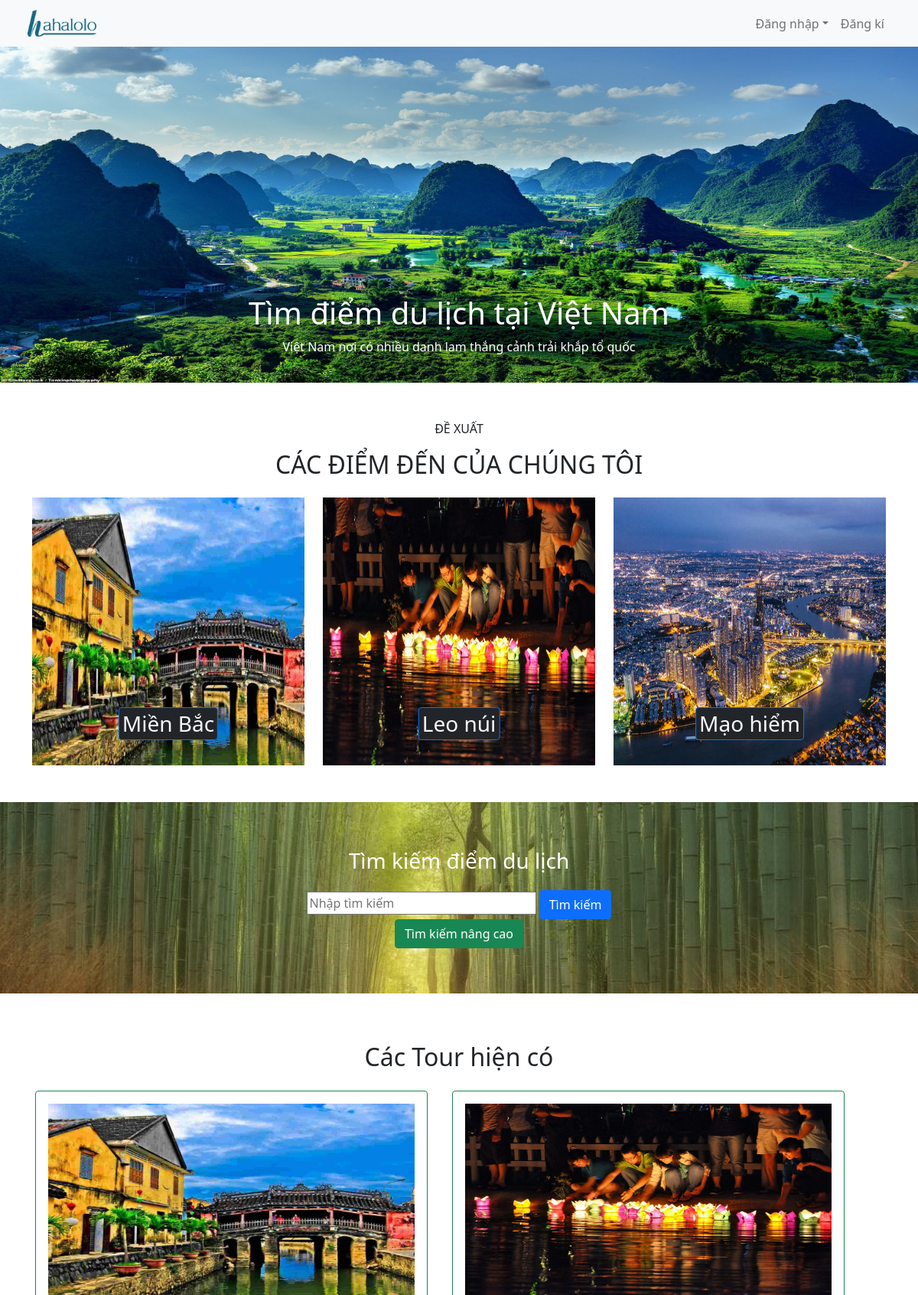
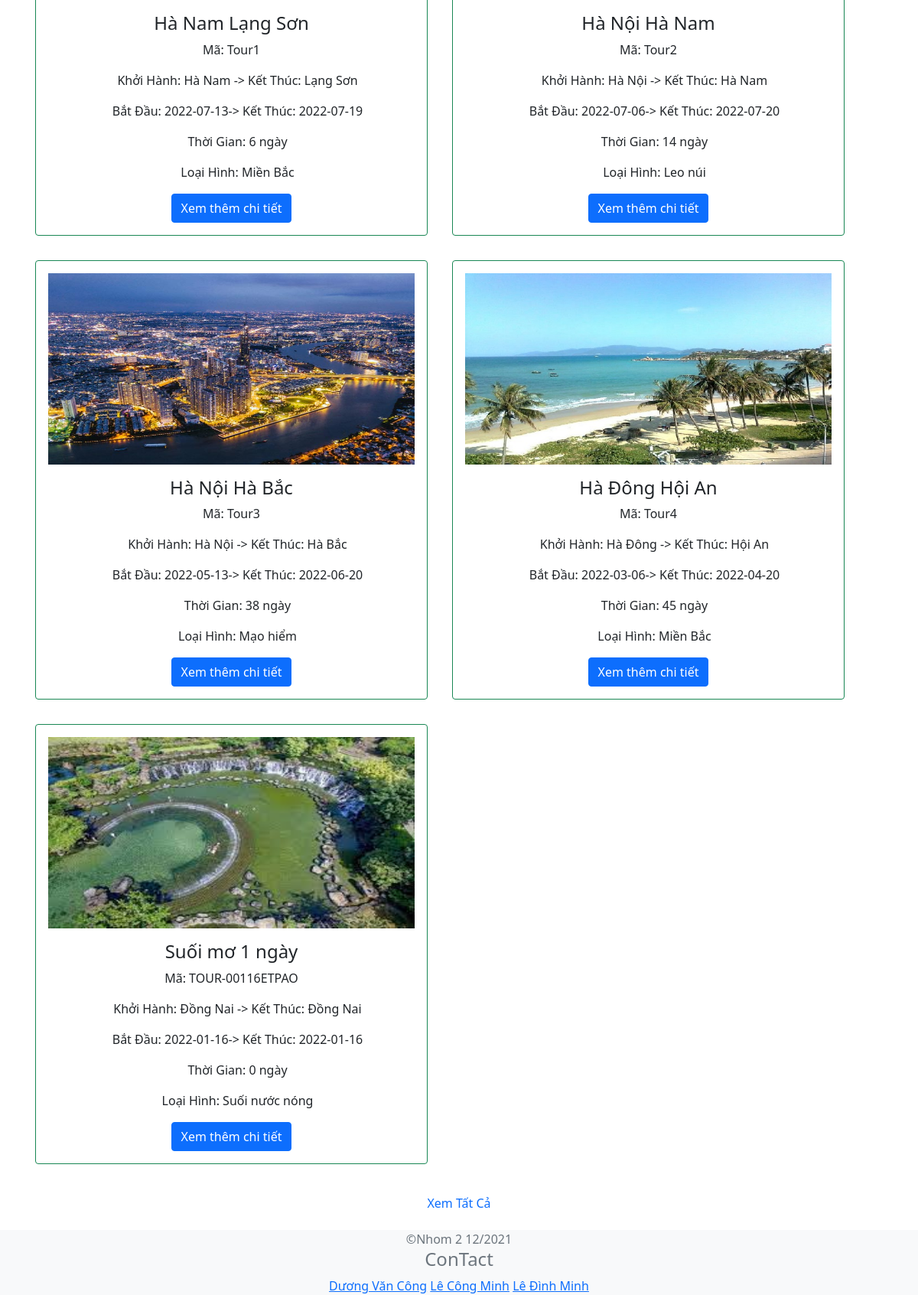
The page / on the database its author committed (2 pictures, top to bottom).
### tables this page shows
CREATE TABLE `tour` (
  `id` int(11) NOT NULL,
  `maTour` varchar(50) NOT NULL,
  `tenTour` varchar(150) NOT NULL,
  `hinhAnh` varchar(255) DEFAULT NULL,
  `ngayKhoiHanh` date NOT NULL,
  `ngayKetThuc` date NOT NULL,
  `diemKhoiHanh` varchar(300) NOT NULL,
  `diemKetThuc` varchar(300) NOT NULL,
  `loaiHinh` varchar(300) NOT NULL,
  `moTa` varchar(7000) NOT NULL,
  `maCongTy` varchar(50) NOT NULL,
  `tinhTrang` int(11) NOT NULL DEFAULT 0
);

### index.php (the view, shortened to what this page needs)
<?php include('constants.php'); ?>
<!DOCTYPE html>
<html lang="en">
<head>
  <link href="https://cdn.jsdelivr.net/npm/bootstrap@5.1.3/dist/css/bootstrap.min.css" rel="stylesheet"
>
  <link rel="stylesheet" href="https://cdnjs.cloudflare.com/ajax/libs/font-awesome/6.0.0-beta3/css/all.min.css">
  <link rel="stylesheet" href="assets/css/userStyle.css">
</head>
<body>
  <div class="container-fluid">
    <div class="row">
        <nav class="navbar navbar-expand-lg navbar-light bg-light main-navbar">
          <div class="container-fluid">
            <a class="navbar-brand" href="index.php"><img src="assets/images/tours/logo.png" alt="logo" class='img-fluid' style='max-width:90px;max-height:40px'></a>
            <div class="collapse navbar-collapse" id="navbarSupportedContent">
              <ul class="navbar-nav ms-auto mb-2 mb-lg-0">
                <li class="nav-item dropdown">
                    <a class="nav-link dropdown-toggle" href="#" id="navbarDropdown" role="button" data-bs-toggle="dropdown" aria-expanded="false">Đăng nhập</a>
                </li>
                <li class="nav-item">
                  <a class="nav-link" href="signup/signup.php" tabindex="-1" aria-disabled="true">Đăng kí</a>
                </li>
              </ul>
            </div>
          </div>
        </nav>
    </div>
  </div>
  <main>
        <div id="carouselExampleSlidesOnly" class="carousel slide" data-bs-ride="carousel">
            <div class="carousel-inner">
                <div class="carousel-item active">
                    <img src="assets/images/tours/main.jpg" class="d-block w-100" alt="slider" style="height: 500px;">
                </div>
                <div class="carousel-banner">
                    <h1>Tìm điểm du lịch tại Việt Nam</h1>
                    <span>Việt Nam nơi có nhiều danh lam thắng cảnh trải khắp tổ quốc</span>
                </div>
            </div>
        </div>
        <div class="container">
            <section class="pt-5" id="tourType">
                <div class="suggest">
                    <p class="text-uppercase text-center">Đề Xuất</p>
                    <h2 class="text-uppercase text-center">Các điểm đến của chúng tôi</h2>
                </div>
                <div class="row">
                <?php
                $sql1 = "SELECT distinct loaiHinh,maTour,hinhAnh FROM tour LIMIT 3";
                $res1 = mysqli_query($conn, $sql1);
                $count1 = mysqli_num_rows($res1);
                if($count1>0)
                {
                    while($row=mysqli_fetch_assoc($res1))
                    {
                        $maTour = $row['maTour'];
                        $loaiHinh = $row['loaiHinh'];
                        $hinhAnh = $row['hinhAnh'];
                        ?>
                        <div class="col-lg-4 col-md-6 col-sm-12 mt-3 position-relative">
                            <a href="<?php echo SITEURL; ?>user/category-tour.php?category_id=<?php echo $maTour; ?> ">
                            <?php
                                    if($hinhAnh=="")
                                    {
                                        echo "<div class='error'>Image not Available</div>";
                                    }
                                    else
                                    {
                                        ?>
                                        <img src="<?php echo SITEURL; ?>assets/images/tours/<?php echo $hinhAnh; ?>" class="img-fluid" style="height:350px">
                                        <?php
                                    }
                                ?>
                                <h3 class="text-light position-absolute text-center p-1 border border-primary rounded bg-dark" style="z-index:1;bottom:25px;transform: translateX(-50%);left:50%"><?php echo $loaiHinh ?></h3>
                            </a>
                            </div>
                        <?php
                    }
                }
                else
                {
                    echo "<div class='error'>Category not Added.</div>";
                }
            ?>
            </div>
            </section>
        </div>
        <section class="search-tour mt-5" id="search-tour" style="height:250px">
            <div class="text-center search-form">
                <div class="normal-search text-center">
                    <form action="user/tourSearch.php" method="POST">
                        <h3>Tìm kiếm điểm du lịch</h3>
                        <input class='mt-3' type="search1" name="search1" placeholder="Nhập tìm kiếm" style="width:300px">
                        <button type="submit" name="submit" class="btn btn-primary submit">Tìm kiếm</button>
                    </form>
                    <button class='more-detail btn btn-success'>Tìm kiếm nâng cao</button>
                </div>
            </div>
        </section>
        <section class="tour-menu mt-5">
            <div class="container">
                <h2 class="text-center pt-3">Các Tour hiện có</h2>
                <div class="row">
                    <?php
                $sql = "SELECT * FROM Tour LIMIT 6";
                $res = mysqli_query($conn, $sql);
                $count = mysqli_num_rows($res);
                if($count>0)
                {
                    while($row=mysqli_fetch_assoc($res))
                    {
                        $maTour = $row['maTour'];
                        $tenTour = $row['tenTour'];
                        $hinhAnh = $row['hinhAnh'];
                        $diemKhoiHanh = $row['diemKhoiHanh'];
                        $diemKetThuc = $row['diemKetThuc'];
                        $ngayKhoiHanh = $row['ngayKhoiHanh'];
                        $ngayKetThuc = $row['ngayKetThuc'];
                        $loaiHinh = $row['loaiHinh'];
                        $first_date = strtotime($ngayKhoiHanh);
                        $second_date = strtotime($ngayKetThuc);
                        $datediff = abs($first_date - $second_date);
                        $day = floor($datediff / (60*60*24));
                        ?>
                        <div class="tour-menu-box p-3 m-3 border border-success rounded col-md-5 ">
                            <div class="row">
                                <div class="tour-menu-box-img">
                                    <?php
                                    if($hinhAnh=="")
                                    {
                                        echo "<div class='error'>Image not available.</div>";
                                    }
                                    else
                                    {
                                        ?>
                                        <img src="<?php echo SITEURL; ?>assets/images/tours/<?php echo $hinhAnh; ?>" alt="" class="img-fluid w-100" style="height: 250px">
                                        <?php
                                    }
                ?>
                            </div>
                            <div class="tour-menu-box-desc text-center mt-3">
                                <h4><?php echo $tenTour; ?></h4>
                                <p>Mã: <?php echo $maTour; ?></p>
                                <p><i class="bi bi-geo-alt me-3"></i>Khởi Hành: <?php echo $diemKhoiHanh; ?> <span>-> Kết Thúc: <?php echo $diemKetThuc; ?></span></p>
                                <p><i class="bi bi-calendar3 me-3"></i></i>Bắt Đầu: <?php echo $ngayKhoiHanh ?><span>-> Kết Thúc: <?php echo $ngayKetThuc ?></span> </p>
                                <p><i class="bi bi-clock me-3"></i>Thời Gian: <?php  echo $day.' ngày'?></p>
                                <p><i class="bi bi-flag me-3"></i>Loại Hình: <?php echo $loaiHinh ?></p>
                                <a href="<?php echo SITEURL; ?>user/bookTour.php?MaTour=<?php echo $maTour; ?>" class="btn btn-primary">Xem thêm chi tiết</a>
                            </div>
                        </div>
                    </div>
                    <?php
                    }
                }else
                {
                    echo "<div class='error'>Tour not available.</div>";
                }
                ?>
                </div>
            </div>
            <p class="text-center mt-3">
                <a href="user/categories.php" aria-expanded="false" data-toggle="collapse" class="btn text-primary">Xem Tất Cả</a>
            </p>
        </section>
    </main>
  <footer>
    <div class="col-md text-center text-muted bg-light mt-3">
      &copy;Nhom 2 12/2021
      <h4>ConTact</h4>
      <div class="col-md text-center text-muted bg-light">
          <a href="">Dương Văn Công</a>
          <a href="">Lê Công Minh</a>
          <a href="">Lê Đình Minh</a>
      </div>
  </footer>
</body>
</html>

### assets/css/userStyle.css (style rules this page uses)
html { scroll-behavior: smooth; }
.main-navbar { position: fixed; left: 0; right: 0; top: 0; z-index: 2; }
.carousel-inner { position: relative; }
.carousel-banner { position: absolute; text-align: center; left: 0; right: 0; bottom: 35px; color: #fff; }
.search-tour { background: url("../images/tours/search.jpg") center/cover no-repeat; height: 440px; display: flex; }
.search-form { display: flex; margin: auto; color: #fff; }
@media (min-width: 768px) { .col-md-5 { flex: 0 0 auto; width: 45% !important; } }

### rows shown on the page
tour: hinhAnh (picture), tenTour "Hà Nam Lạng Sơn", maTour "Tour1", diemKhoiHanh "Hà Nam", diemKetThuc "Lạng Sơn", ngayKhoiHanh "2022-07-13", ngayKetThuc "2022-07-19", day "6", loaiHinh "Miền Bắc"
tour: hinhAnh (picture), tenTour "Hà Nội Hà Nam", maTour "Tour2", diemKhoiHanh "Hà Nội", diemKetThuc "Hà Nam", ngayKhoiHanh "2022-07-06", ngayKetThuc "2022-07-20", day "14", loaiHinh "Leo núi"
tour: hinhAnh (picture), tenTour "Hà Nội Hà Bắc", maTour "Tour3", diemKhoiHanh "Hà Nội", diemKetThuc "Hà Bắc", ngayKhoiHanh "2022-05-13", ngayKetThuc "2022-06-20", day "38", loaiHinh "Mạo hiểm"
tour: hinhAnh (picture), tenTour "Hà Đông Hội An", maTour "Tour4", diemKhoiHanh "Hà Đông", diemKetThuc "Hội An", ngayKhoiHanh "2022-03-06", ngayKetThuc "2022-04-20", day "45", loaiHinh "Miền Bắc"
tour: hinhAnh (picture), tenTour "Suối mơ 1 ngày", maTour "TOUR-00116ETPAO", diemKhoiHanh "Đồng Nai", diemKetThuc "Đồng Nai", ngayKhoiHanh "2022-01-16", ngayKetThuc "2022-01-16", day "0", loaiHinh "Suối nước nóng"

### other values the page prints
$loaiHinh "Miền Bắc"
$loaiHinh "Leo núi"
$loaiHinh "Mạo hiểm"
